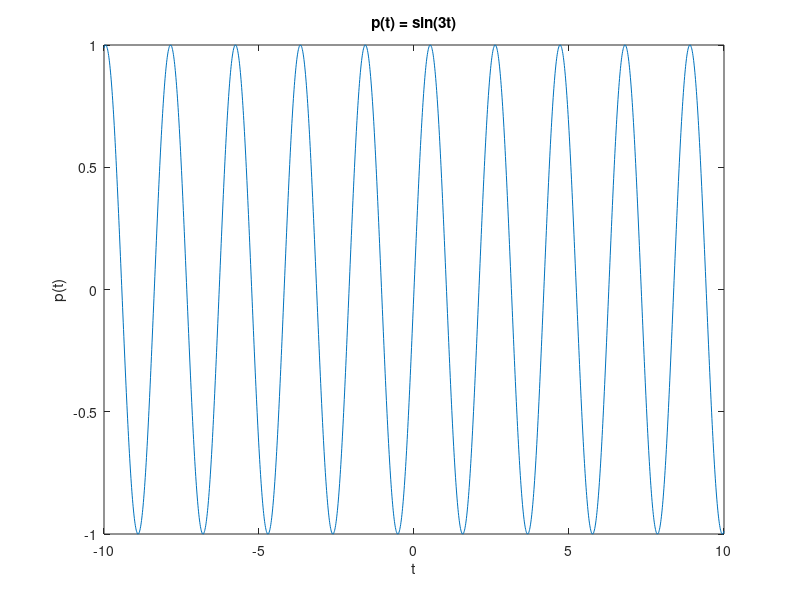
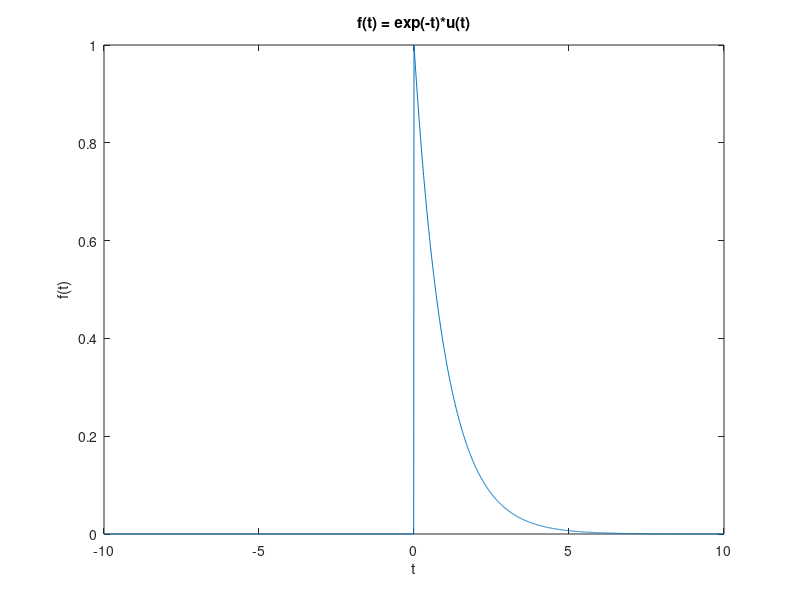
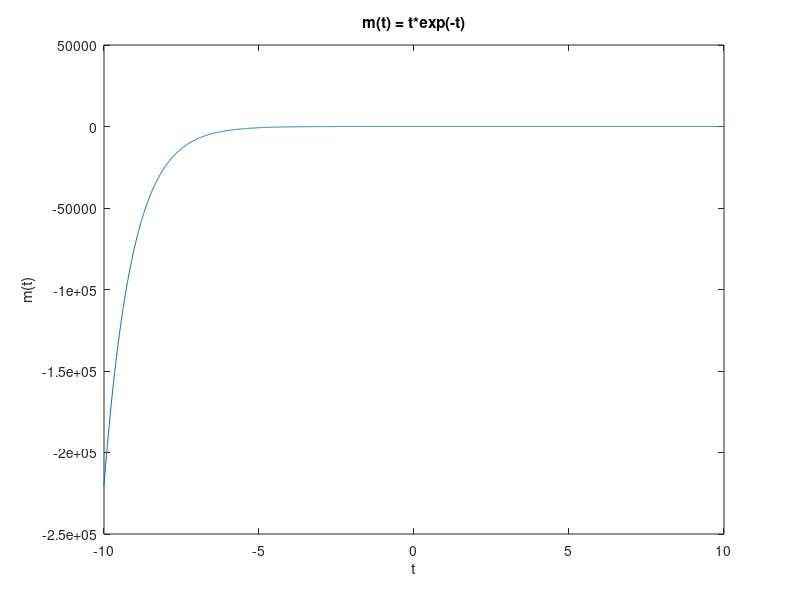
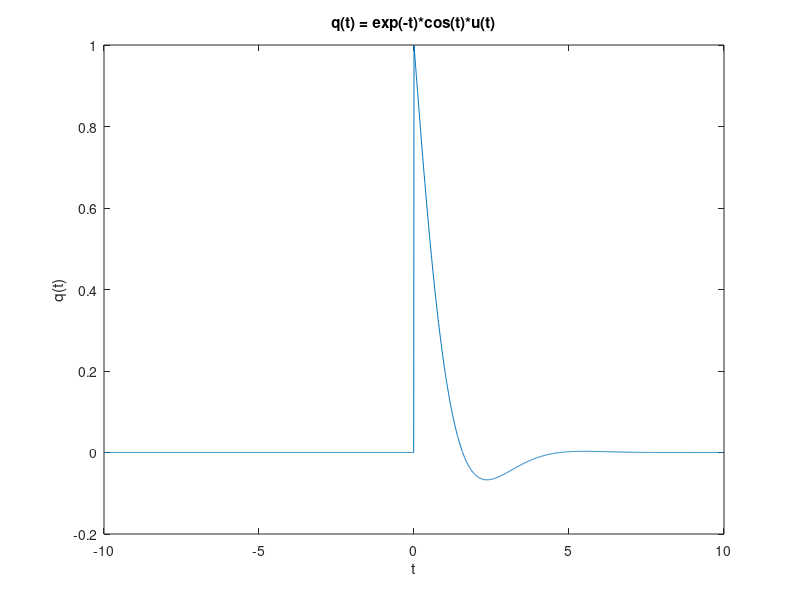

The MATLAB script that drew these images, in order:
% Aluno: Gabriel Augusto Morisaki Rita

%% Exercício 1

clc; clearvars; close all;

dt = 0.01;
t = -10:dt:10;

% 1 - p(t) = sin(3t)
p = sin(3 * t);

% 2 - f(t) = exp(-t)
f = exp(-t);

% 3 - m(t) = t*exp(-t)
m = t.*exp(-t);

% 4 - q(t) = exp(-t)*cos(t)
q = exp(-t).*cos(t);

%% Exercício 2

clc; clearvars; close all;

dt = 0.01;
t = -10:dt:10;
u = zeros(size(t));
u(t >= 0) = 1;

% 1 - p(t) = sin(3t)
p = sin(3 * t);
figure(1);
plot(t, p);
title('p(t) = sin(3t)');
xlabel('t');
ylabel('p(t)');

% 2 - f(t) = exp(-t)*u(t)
f = exp(-t).*u;
figure(2);
plot(t, f);
title('f(t) = exp(-t)*u(t)');
xlabel('t');
ylabel('f(t)');

% 3 - m(t) = t*exp(-t)
m = t.*exp(-t);
figure(3);
plot(t, m);
title('m(t) = t*exp(-t)');
xlabel('t');
ylabel('m(t)');

% 4 - q(t) = exp(-t)*cos(t)*u(t)
q = exp(-t).*cos(t).*u;
figure(4);
plot(t, q);
title('q(t) = exp(-t)*cos(t)*u(t)');
xlabel('t');
ylabel('q(t)');